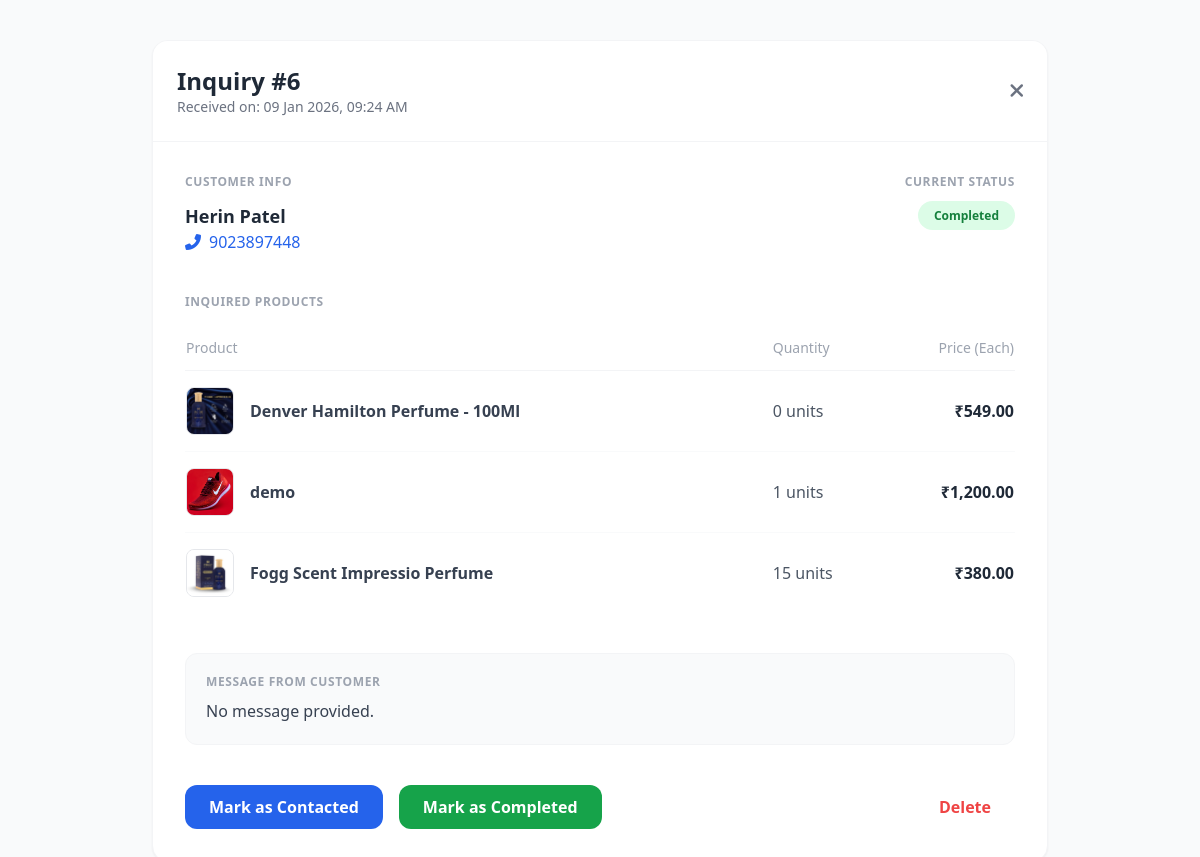
Page /view_inquiry.php?id=6 on the committed database.
### tables this page shows
CREATE TABLE `inquiries` (
  `id` int(11) NOT NULL,
  `customer_name` varchar(255) NOT NULL,
  `phone` varchar(20) NOT NULL,
  `message` text DEFAULT NULL,
  `status` enum('New','Contacted','Completed') DEFAULT 'New',
  `created_at` timestamp NOT NULL DEFAULT current_timestamp()
);

CREATE TABLE `inquiry_items` (
  `id` int(11) NOT NULL,
  `inquiry_id` int(11) NOT NULL,
  `product_id` int(11) NOT NULL,
  `quantity` int(11) NOT NULL
);

CREATE TABLE `products` (
  `id` int(11) NOT NULL,
  `category_id` int(11) DEFAULT NULL,
  `brand` varchar(100) DEFAULT NULL,
  `product_name` varchar(255) DEFAULT NULL,
  `sku` varchar(100) DEFAULT NULL,
  `original_price` decimal(10,2) DEFAULT NULL,
  `discounted_price` decimal(10,2) DEFAULT NULL,
  `discount_percent` int(11) DEFAULT NULL,
  `stock_status` varchar(50) DEFAULT 'In Stock',
  `rating` decimal(3,1) DEFAULT 4.5,
  `available_units` int(11) DEFAULT NULL,
  `short_description` text DEFAULT NULL,
  `long_description` text DEFAULT NULL,
  `key_features` text DEFAULT NULL,
  `category_details` longtext DEFAULT NULL CHECK (json_valid(`category_details`)),
  `image` varchar(255) DEFAULT NULL,
  `created_at` timestamp NOT NULL DEFAULT current_timestamp(),
  `min_qty` int(11) DEFAULT 1,
  `additional_images` text DEFAULT NULL
);

### view_inquiry.php (the view, shortened to what this page needs)
<?php
$host = "localhost";
$user = "root";
$pass = "";
$dbname = "rajvi-associates";
$conn = new mysqli($host, $user, $pass, $dbname);
$id = (int)$_GET['id'];
$inq_sql = "SELECT * FROM inquiries WHERE id = $id";
$inq_res = $conn->query($inq_sql);
$inquiry = $inq_res->fetch_assoc();
$items_sql = "SELECT ii.quantity, p.product_name, p.image, p.discounted_price
              FROM inquiry_items ii
              JOIN products p ON ii.product_id = p.id
              WHERE ii.inquiry_id = $id";
$items_res = $conn->query($items_sql);
?>
<!DOCTYPE html>
<html lang="gu">
<head>
    <script src="https://cdn.tailwindcss.com"></script>
    <link rel="stylesheet" href="https://cdnjs.cloudflare.com/ajax/libs/font-awesome/6.0.0/css/all.min.css">
</head>
<body class="bg-gray-50 p-4 md:p-10">
    <div class="max-w-4xl mx-auto bg-white rounded-2xl shadow-sm border border-gray-100 overflow-hidden">
        <div class="p-6 border-b border-gray-100 flex justify-between items-center bg-white">
            <div>
                <h1 class="text-2xl font-bold text-gray-800">Inquiry #<?php echo $id; ?></h1>
                <p class="text-sm text-gray-500">Received on:
                    <?php echo date('d M Y, h:i A', strtotime($inquiry['created_at'])); ?></p>
            </div>
            <a href="admin_dashboard.php" class="text-gray-500 hover:text-gray-800"><i
                    class="fas fa-times text-xl"></i></a>
        </div>
        <div class="p-8">
            <div class="grid grid-cols-2 gap-8 mb-10">
                <div>
                    <h3 class="text-xs font-bold text-gray-400 uppercase tracking-wider mb-3">Customer Info</h3>
                    <p class="text-lg font-bold text-gray-800"><?php echo $inquiry['customer_name']; ?></p>
                    <p class="text-blue-600 font-medium"><i
                            class="fas fa-phone-alt mr-2"></i><?php echo $inquiry['phone']; ?></p>
                </div>
                <div class="text-right">
                    <h3 class="text-xs font-bold text-gray-400 uppercase tracking-wider mb-3">Current Status</h3>
                    <?php
                        $statusColor = ($inquiry['status'] == 'New') ? 'bg-blue-100 text-blue-700' : (($inquiry['status'] == 'Contacted') ? 'bg-orange-100 text-orange-700' : 'bg-green-100 text-green-700');
                    ?>
                    <span class="<?php echo $statusColor; ?> px-4 py-1.5 rounded-full text-xs font-bold">
                        <?php echo $inquiry['status']; ?>
                    </span>
                </div>
            </div>
            <div class="mb-10">
                <h3 class="text-xs font-bold text-gray-400 uppercase tracking-wider mb-4">Inquired Products</h3>
                <table class="w-full text-left border-collapse">
                    <thead>
                        <tr class="border-b border-gray-100 text-gray-400 text-sm">
                            <th class="py-3 font-medium">Product</th>
                            <th class="py-3 font-medium">Quantity</th>
                            <th class="py-3 font-medium text-right">Price (Each)</th>
                        </tr>
                    </thead>
                    <tbody class="divide-y divide-gray-50">
                        <?php while($item = $items_res->fetch_assoc()): ?>
                        <tr>
                            <td class="py-4 flex items-center gap-4">
                                <img src="uploads/<?php echo $item['image']; ?>"
                                    class="w-12 h-12 rounded-lg border object-cover"
                                    onerror="this.src='https://via.placeholder.com/50';">
                                <span class="font-semibold text-gray-700"><?php echo $item['product_name']; ?></span>
                            </td>
                            <td class="py-4 text-gray-600"><?php echo $item['quantity']; ?> units</td>
                            <td class="py-4 text-right font-bold text-gray-800">
                                ₹<?php echo number_format($item['discounted_price'], 2); ?></td>
                        </tr>
                        <?php endwhile; ?>
                    </tbody>
                </table>
            </div>
            <div class="bg-gray-50 p-5 rounded-xl border border-gray-100 mb-10">
                <h3 class="text-xs font-bold text-gray-400 uppercase tracking-wider mb-2">Message from Customer</h3>
                <p class="text-gray-700 leading-relaxed">
                    <?php echo !empty($inquiry['message']) ? $inquiry['message'] : "No message provided."; ?></p>
            </div>
            <div class="flex gap-4">
                <a href="update_status.php?id=<?php echo $id; ?>&status=Contacted"
                    class="bg-blue-600 text-white px-6 py-2.5 rounded-xl font-bold hover:bg-blue-700 transition">Mark as
                    Contacted</a>
                <a href="update_status.php?id=<?php echo $id; ?>&status=Completed"
                    class="bg-green-600 text-white px-6 py-2.5 rounded-xl font-bold hover:bg-green-700 transition">Mark
                    as Completed</a>
                <a href="delete_inquiry.php?id=<?php echo $id; ?>"
                    onclick="return confirm('Are you sure you want to delete this inquiry?')"
                    class="ml-auto text-red-500 font-bold px-6 py-2.5 hover:bg-red-50 rounded-xl transition">Delete</a>
            </div>
        </div>
    </div>
</body>
</html>

### rows in the picture
inquiries: created_at "09 Jan 2026, 09:24 AM", customer_name "Herin Patel", phone "9023897448", status "Completed"
inquiry_items: product.image (picture), product.product_name "Denver Hamilton Perfume - 100Ml", quantity "0", product.discounted_price "549.00"
inquiry_items: product.image (picture), product.product_name "demo", quantity "1", product.discounted_price "1,200.00"
inquiry_items: product.image (picture), product.product_name "Fogg Scent Impressio Perfume", quantity "15", product.discounted_price "380.00"

### other values in the picture
$id "6"
